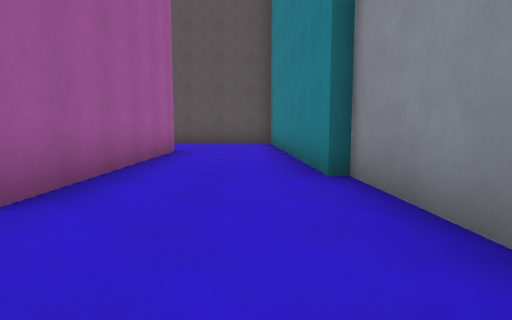
View 1 (above)

21 first-person views from a walk through a 3-D level made in the Godot game engine. The camera is 1.2 m above the floor, tilts 6° down and sees 75° across. The floor is counted in squares, 2 m on a side. Each view is taken from the middle of a square. On the plan, view 1 faces up. The plan holds only what a view shows up to about 10 squares ahead; the rest is blank. The place goes on beyond the plan. Surface patterns are stand-ins for the level's own textures.

View 2
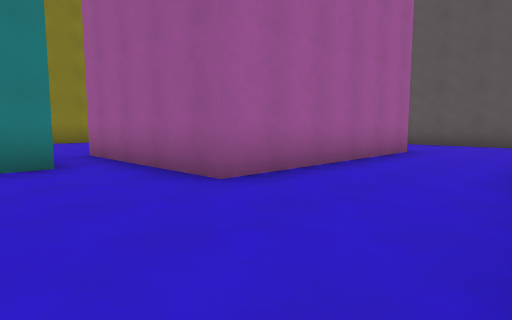

View 3
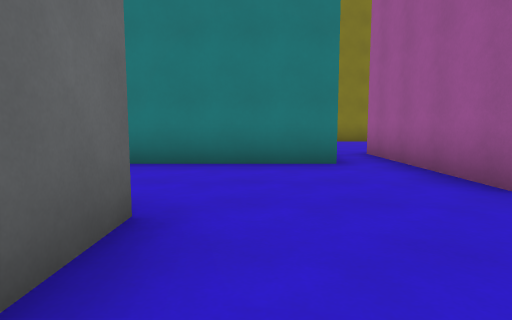

View 4
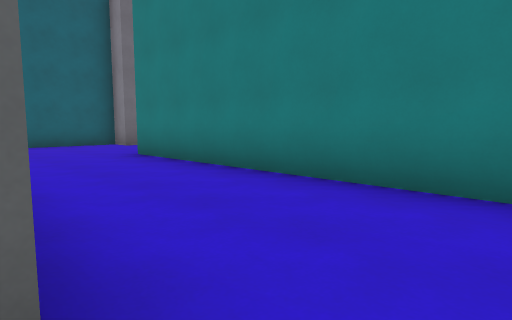

View 5
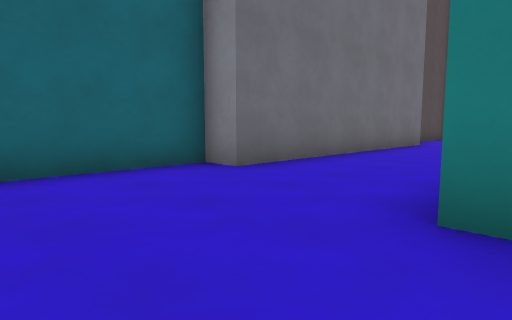

View 6
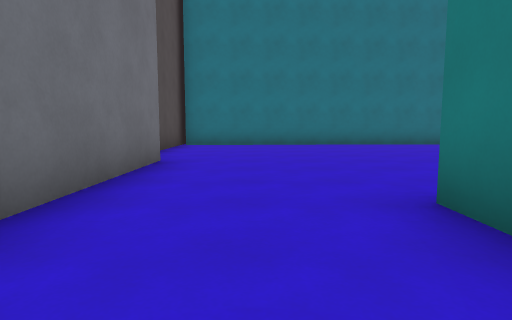

View 7
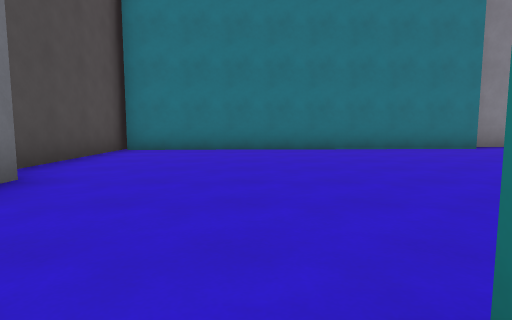

View 8
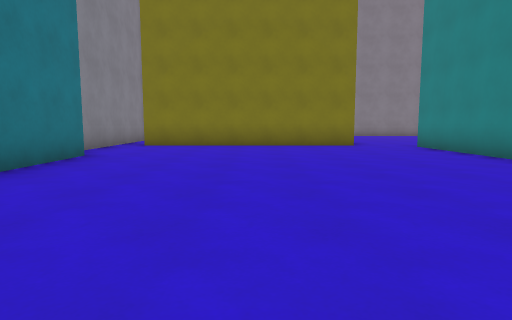

View 9
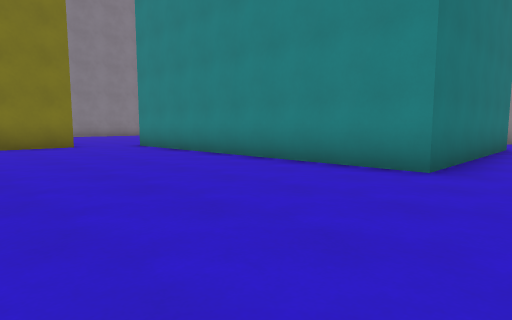

View 10
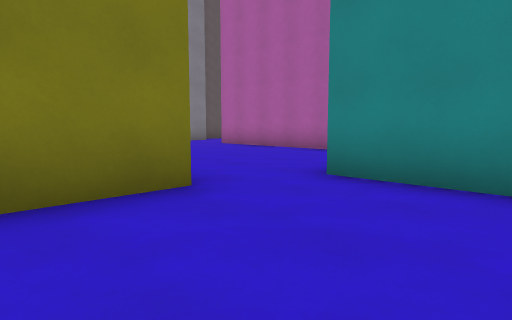

View 11
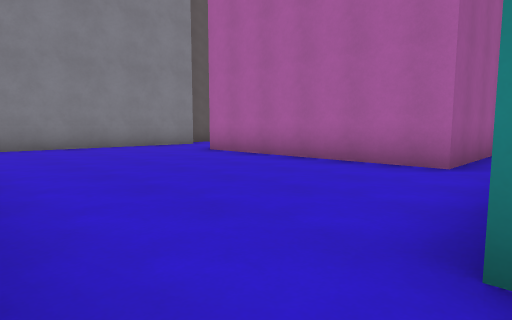

View 12
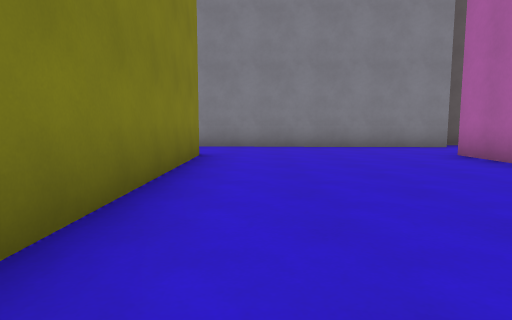

View 13
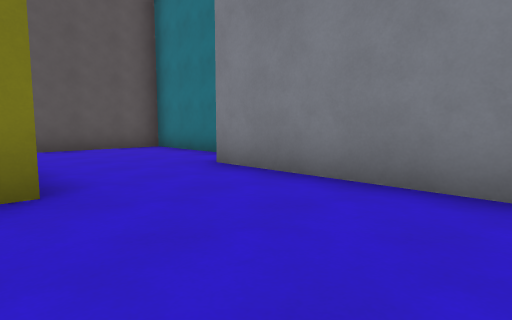

View 14
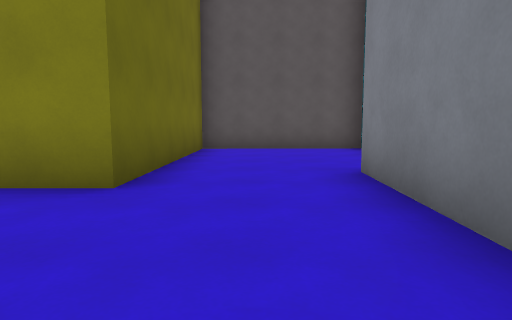

View 15
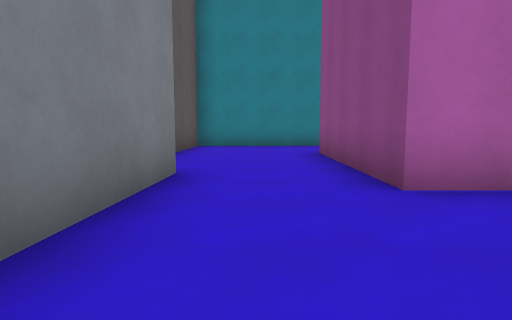

View 16
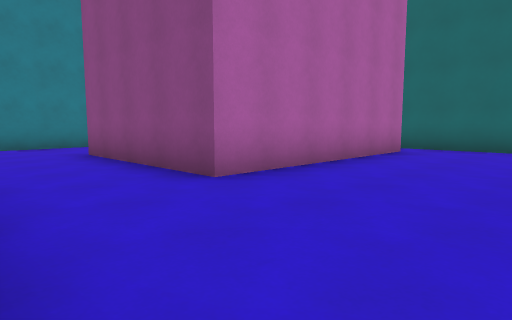

View 17
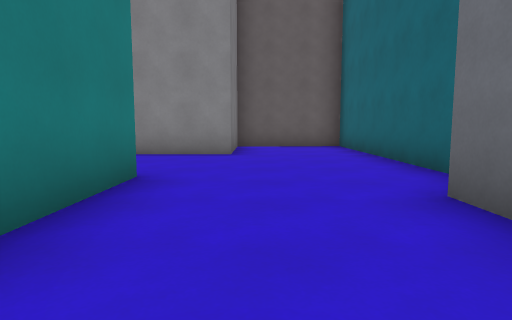

View 18
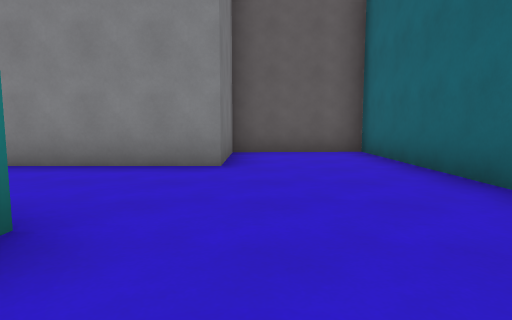

View 19
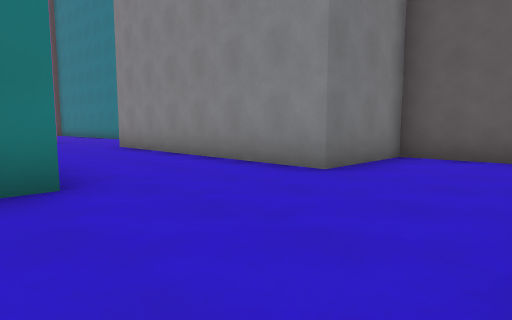

View 20
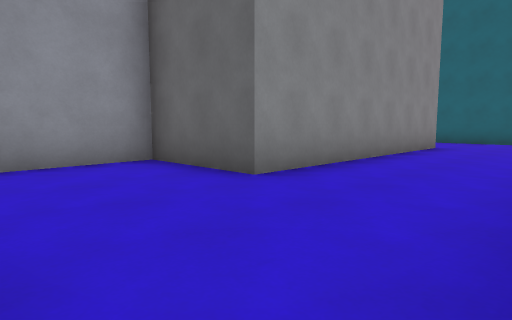

View 21
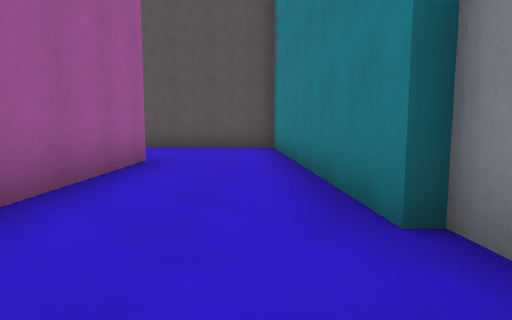

### Floor plan
Ten units are one square. View 1 is at (0, 0); x grows to the right and y downward. Boxes are objects, and circles mark ways between rooms. Rooms are numbered by the first view taken in them; rooms with no view inside come last. Other rooms are left out.
<svg viewBox="-187 -122 208 231">
<path fill="none" stroke="#000" d="M-111 -18 -174 -18M-128 96 -52 96 -52 104 16 104 15 75 -12 75 -12 8 14 8 11 -39M-41 -14 -41 66 -95 66 -95 -12M-174 14 -170 102M-182 -20 -180 11M-175 104 -135 104M-60 -76 -19 -76 -19 -23 -46 -23M9 -38 5 -107 -45 -109M-47 -100 -74 -101M-74 -101 -124 -104M-137 -116 -166 -117 -164 -76 -111 -76 -111 -24M-79 -12 -55 -12M-46 -23 -60 -23 -60 -76"/>
<circle cx="-105" cy="-15" r="3" fill="#2a7"/>
<circle cx="-55" cy="-20" r="3" fill="#2a7"/>
<circle cx="-75" cy="-85" r="3" fill="#2a7"/>
<text x="-100" y="30">1</text>
<text x="-100" y="-70">2</text>
</svg>
Room 1 opens to room 2.

Where each view was taken, in squares from view 1:
view 1: 0 up, 0 right, facing up
view 2: 0 up, 1 right, facing up-left
view 3: 0 up, 1 right, facing left
view 4: 0 up, 1 left, facing down-left
view 5: 6 down, 2 left, facing down-left
view 6: 8 down, 7 left, facing left
view 7: 7 down, 9 left, facing left
view 8: 8 down, 14 left, facing up
view 9: 8 down, 14 left, facing up-right
view 10: 1 down, 13 left, facing up-right
view 11: 1 up, 11 left, facing up-right
view 12: 1 up, 10 left, facing up
view 13: 7 up, 8 left, facing up-left
view 14: 9 up, 8 left, facing left
view 15: 9 up, 9 left, facing right
view 16: 10 up, 9 left, facing down-right
view 17: 8 down, 8 left, facing right
view 18: 8 down, 6 left, facing right
view 19: 10 down, 5 left, facing up-right
view 20: 2 up, 4 left, facing down-right
view 21: 2 up, 0 right, facing up
